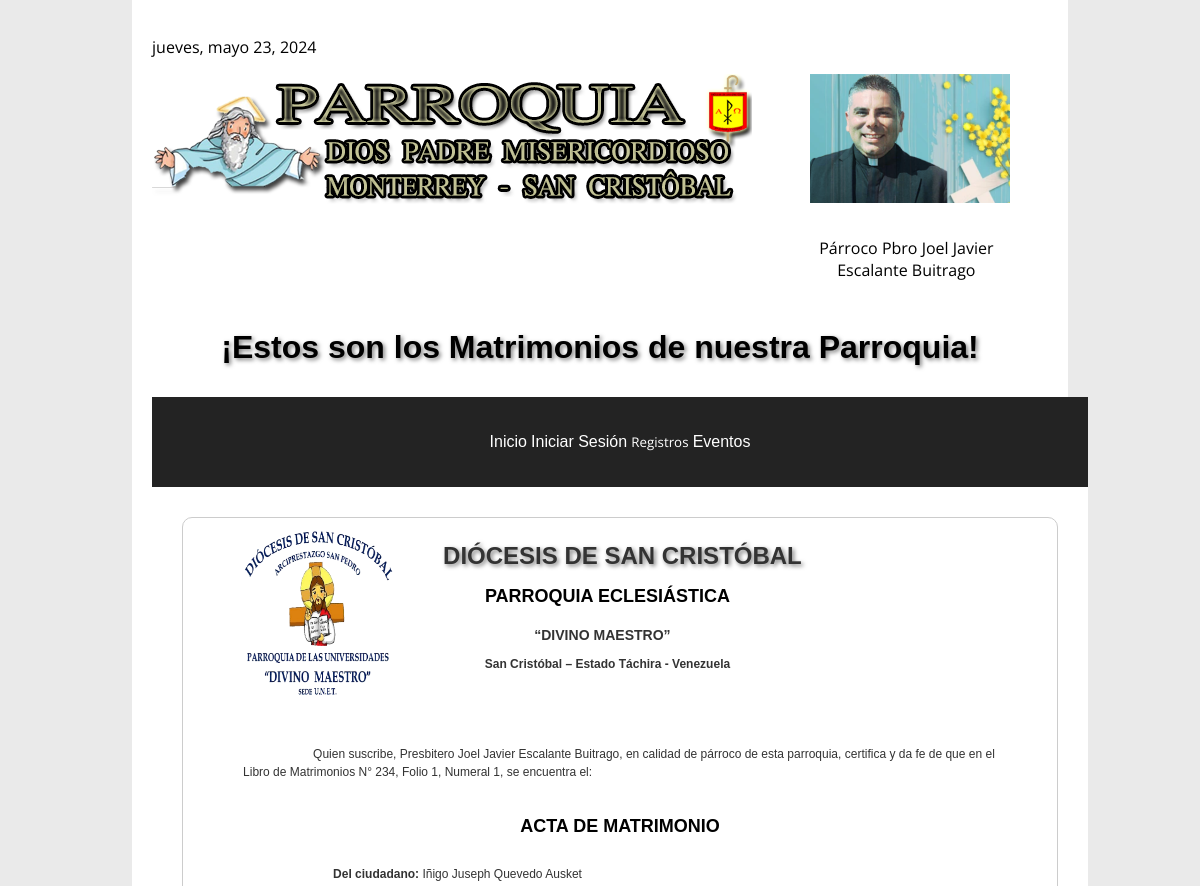
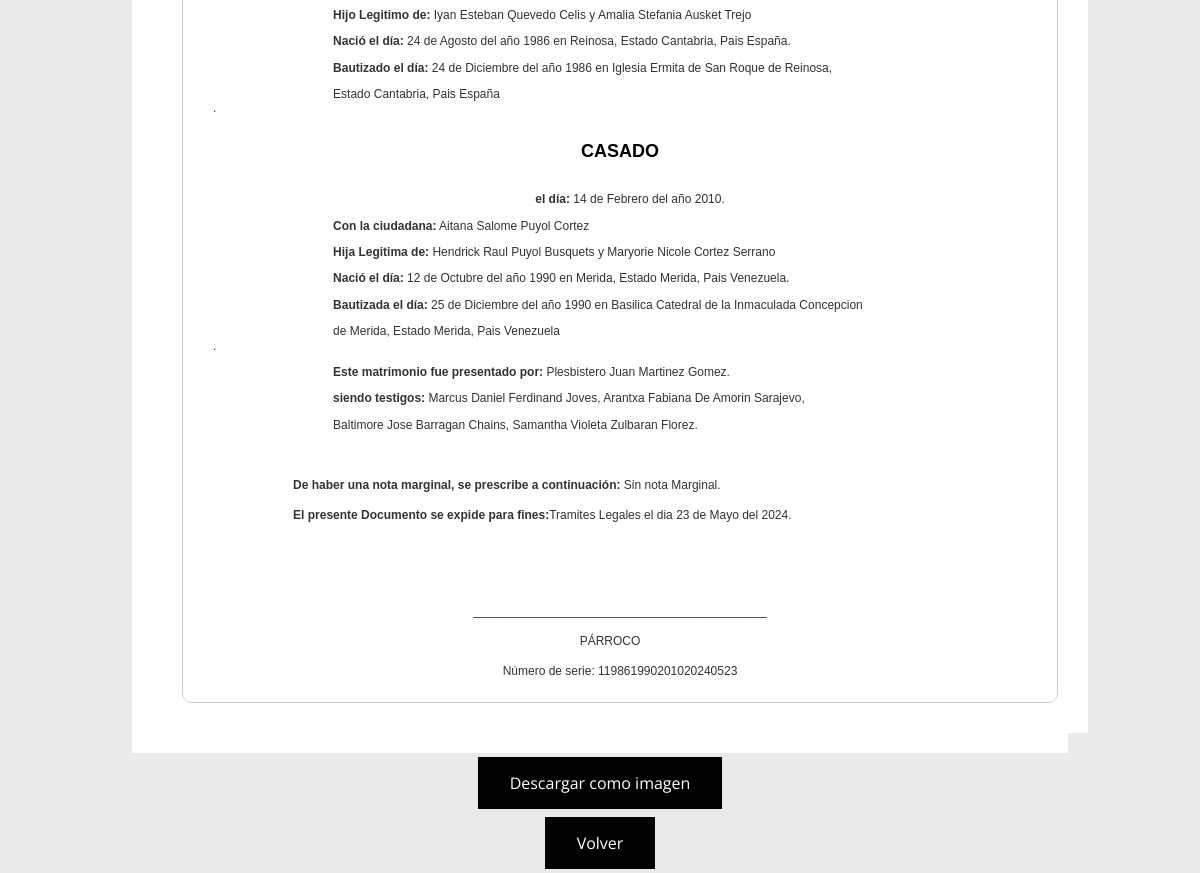
Page /documentoMatrimonio.php?id=1 (signed in) on the committed database (2 pictures, top to bottom).
### tables this page shows
CREATE TABLE "matrimonios" (
	"id"	INTEGER NOT NULL,
	"primer_nombre_esposo"	TEXT NOT NULL,
	"segundo_nombre_esposo"	TEXT,
	"primer_apellido_esposo"	TEXT NOT NULL,
	"segundo_apellido_esposo"	TEXT,
	"primer_nombre_papa_esposo"	TEXT,
	"segundo_nombre_papa_esposo"	TEXT,
	"primer_apellido_papa_esposo"	TEXT,
	"segundo_apellido_papa_esposo"	TEXT,
	"primer_nombre_mama_esposo"	TEXT,
	"segundo_nombre_mama_esposo"	TEXT,
	"primer_apellido_mama_esposo"	TEXT,
	"segundo_apellido_mama_esposo"	TEXT,
	"lugar_de_nacimiento_esposo"	TEXT NOT NULL,
	"estado_de_nacimiento_esposo"	TEXT NOT NULL,
	"pais_de_nacimiento_esposo"	TEXT NOT NULL,
	"dia_de_nacimiento_esposo"	TEXT NOT NULL,
	"mes_de_nacimiento_esposo"	TEXT NOT NULL,
	"ano_de_nacimiento_esposo"	INTEGER NOT NULL,
	"dia_de_bautizo_esposo"	TEXT NOT NULL,
	"mes_de_bautizo_esposo"	TEXT NOT NULL,
	"ano_de_bautizo_esposo"	INTEGER NOT NULL,
	"iglesia_de_bautizo_esposo"	TEXT NOT NULL,
	"lugar_de_bautizo_esposo"	TEXT NOT NULL,
	"estado_de_bautizo_esposo"	TEXT NOT NULL,
	"pais_de_bautizo_esposo"	TEXT NOT NULL,
	"dia_de_matrimonio"	TEXT NOT NULL,
	"mes_de_matrimonio"	TEXT NOT NULL,
	"ano_de_matrimonio"	INTEGER NOT NULL,
	"primer_nombre_esposa"	TEXT NOT NULL,
	"segundo_nombre_esposa"	TEXT,
	"primer_apellido_esposa"	TEXT NOT NULL,
	"segundo_apellido_esposa"	TEXT,
	"primer_nombre_papa_esposa"	TEXT,
	"segundo_nombre_papa_esposa"	TEXT,
	"primer_apellido_papa_esposa"	TEXT,
	"segundo_apellido_papa_esposa"	TEXT,
	"primer_nombre_mama_esposa"	TEXT,
	"segundo_nombre_mama_esposa"	TEXT,
	"primer_apellido_mama_esposa"	TEXT,
	"segundo_apellido_mama_esposa"	TEXT,
	"lugar_de_nacimiento_esposa"	TEXT NOT NULL,
	"estado_de_nacimiento_esposa"	TEXT NOT NULL,
	"pais_de_nacimiento_esposa"	TEXT NOT NULL,
	"dia_de_nacimiento_esposa"	TEXT NOT NULL,
	"mes_de_nacimiento_esposa"	TEXT NOT NULL,
	"ano_de_nacimiento_esposa"	INTEGER NOT NULL,
	"dia_de_bautizo_esposa"	TEXT NOT NULL,
	"mes_de_bautizo_esposa"	TEXT NOT NULL,
	"ano_de_bautizo_esposa"	INTEGER NOT NULL,
	"iglesia_de_bautizo_esposa"	TEXT NOT NULL,
	"lugar_de_bautizo_esposa"	TEXT NOT NULL,
	"estado_de_bautizo_esposa"	TEXT NOT NULL,
	"pais_de_bautizo_esposa"	TEXT NOT NULL,
	"primer_nombre_padrino_esposo"	TEXT,
	"segundo_nombre_padrino_esposo"	TEXT,
	"primer_apellido_padrino_esposo"	TEXT,
	"segundo_apellido_padrino_esposo"	TEXT,
	"primer_nombre_madrina_esposo"	TEXT,
	"segundo_nombre_madrina_esposo"	TEXT,
	"primer_apellido_madrina_esposo"	TEXT,
	"segundo_apellido_madrina_esposo"	TEXT,
	"primer_nombre_padrino_esposa"	TEXT,
	"segundo_nombre_padrino_esposa"	TEXT,
	"primer_apellido_padrino_esposa"	TEXT,
	"segundo_apellido_padrino_esposa"	TEXT,
	"primer_nombre_madrina_esposa"	TEXT,
	"segundo_nombre_madrina_esposa"	TEXT,
	"primer_apellido_madrina_esposa"	TEXT,
	"segundo_apellido_madrina_esposa"	TEXT,
	"primer_nombre_ministro"	TEXT NOT NULL,
	"segundo_nombre_ministro"	TEXT,
	"primer_apellido_ministro"	TEXT NOT NULL,
	"segundo_apellido_ministro"	TEXT,
	"numLibro_matrimonio"	INTEGER NOT NULL,
	"folio_matrimonio"	INTEGER NOT NULL,
	"numeral_matrimonio"	INTEGER NOT NULL,
	"notaMar_matrimonio"	TEXT,
	"finalidad"	TEXT,
	PRIMARY KEY("id")
);

### documentoMatrimonio.php (the view, shortened to what this page needs)
<!DOCTYPE html>
<html>
<head>
    <link rel="stylesheet" type="text/css" href="stylesRegistros.css">
</head>
<body>
    <div class="header">
        <p id="fecha"></p>
        <div class="input-row">
            <div class="input-group">
                <img class="lHead" src="LogoHeader.png" alt="Logo">
            </div>
            <div class="input-group">
                <img class="padre" src="ImagenPadre.png" alt="Imagen del Padre">
                <p style='text-align: center; margin-left: 120px;'>Párroco Pbro Joel Javier<br>Escalante Buitrago</p>
            </div>
        </div>
    <h1>¡Estos son los Matrimonios de nuestra Parroquia!</h1>
    <div class="menu-bar">
    <button id="cerrarSesion" onclick="window.location.href='indexRegistros.php'">Inicio</button>
    <?php
    if (isset($_SESSION['nombre_usuario'])) {
        echo '<button id="cerrarSesion" onclick="window.location.href=\'cerrarSesion.php\'">Cerrar Sesión</button>';
    } else {
        echo '<button id="cerrarSesion" onclick="window.location.href=\'iniciarSesion.php\'">Iniciar Sesión</button>';
    }
    ?>
    <div class="menu-registros">
        <button>Registros</button>
    </div>
    <button id="cerrarSesion" onclick="window.location.href='indexEventos.php'">Eventos</button>
        </div>
    <div class="container">
        <?php
        include("conexion2.php");
        function numeroAMes($mes) {
            $meses = array(
                '1', '01' => 'Enero',
                '2', '02' => 'Febrero',
                '3', '03' => 'Marzo',
                '4', '04' => 'Abril',
                '5', '05' => 'Mayo',
                '6', '06' => 'Junio',
                '7', '07' => 'Julio',
                '8', '08' => 'Agosto',
                '9', '09' => 'Septiembre',
                '10' => 'Octubre',
                '11' => 'Noviembre',
                '12' => 'Diciembre',
                'enero', 'Enero' => '1',
                'febrero', 'Febrero' => '2',
                'marzo', 'Marzo' => '3',
                'abril', 'Abril' => '4',
                'mayo', 'Mayo' => '5',
                'junio', 'Junio' => '6',
                'julio', 'Julio' => '7',
                'agosto', 'Agosto' => '8',
                'septiembre', 'Septiembre' => '9',
                'octubre', 'Octubre' => '10',
                'noviembre', 'Noviembre' => '11',
                'diciembre', 'Diciembre' => '12'
            );
            return $meses[$mes];
        }
        if (isset($_GET["id"])) {
            $id = $_GET["id"];
            $sql = "SELECT COUNT(*) FROM [matrimonios] WHERE [id] = $id";
            $count = $db->query($sql)->fetchColumn();
            if ($count > 0) {
                $sql = "SELECT * FROM [matrimonios] WHERE [id] = $id";
                $result = $db->query($sql);
                $row = $result->fetch(PDO::FETCH_ASSOC);
                    echo "<div class='certificado' align-items: center;'>";
                        echo "<div id='content-to-capture'>";
                            echo "<div style='display: flex; align-items: flex-start; margin-left: 50px;'>";
                                echo "<img id='logo' src='Logo.png' alt='Escudo' style='width: 150px; height: 175px; margin-right: 20px;'>";
                                echo "<div style='text-align: center; line-height: 0.2; margin-left: 20px;'>";
                                    echo "<h1 >DIÓCESIS DE SAN CRISTÓBAL</h1>";
                                    echo "<h2 style='margin-right: 30px;'>PARROQUIA ECLESIÁSTICA</h2>";
                                    echo "<h3 style='line-height:1.0; margin-right: 40px;'>“DIVINO MAESTRO”</h3>";
                                    echo "<h4 style='line-height:1.0; margin-right: 30px;'>San Cristóbal – Estado Táchira - Venezuela</h4>";
                                echo "</div>";
                            echo "</div>";
                        echo "</div>";
                            echo "<div style='text-align: left; line-height: 1.2; padding: 20px; text-indent: 120px'>";
                                echo "<p style='text-align: left; text-indent: 70px; margin-left: 20px; line-height: 1.5; padding: 10px;'>Quien suscribe, Presbitero Joel Javier Escalante Buitrago, en calidad de párroco de esta parroquia,
                                    certifica y da fe de que en el Libro de Matrimonios N°  </strong> " . $row["numLibro_matrimonio"]. ",  Folio " . $row["folio_matrimonio"]. ",  Numeral " . $row["numeral_matrimonio"]. ", se encuentra el: </p>";
                                echo "<h2 style='margin-right: 120px;'>ACTA DE MATRIMONIO <br></h2>";
                                echo "<p style='margin-left: 0px;'><strong>Del ciudadano:</strong> " . $row["primer_nombre_esposo"]. " " . $row["segundo_nombre_esposo"]. " " . $row["primer_apellido_esposo"]. " " . $row["segundo_apellido_esposo"]. "</p>";
                                echo "<p style='margin-left: 0px;'><strong>Hijo Legitimo de:</strong> " . $row["primer_nombre_papa_esposo"]. " " . $row["segundo_nombre_papa_esposo"]. " " . $row["primer_apellido_papa_esposo"]. " " . $row["segundo_apellido_papa_esposo"]. " y "
                                        . $row["primer_nombre_mama_esposo"]. " " . $row["segundo_nombre_mama_esposo"]. " " . $row["primer_apellido_mama_esposo"]. " " . $row["segundo_apellido_mama_esposo"]. "</p>";
                                echo "<p style='margin-left: 0px;'><strong>Nació el día:</strong> " . $row["dia_de_nacimiento_esposo"]. " de " . numeroAMes(trim($row["mes_de_nacimiento_esposo"])). " del año " . $row["ano_de_nacimiento_esposo"]. " en " . $row["lugar_de_nacimiento_esposo"]. ", Estado " . $row["estado_de_nacimiento_esposo"]. ", Pais " . $row["pais_de_nacimiento_esposo"]. ".</p>";
                                echo "<p style='margin-left: 0px;'><strong>Bautizado el día:</strong> " . $row["dia_de_bautizo_esposo"]. " de " . numeroAMes(trim($row["mes_de_bautizo_esposo"])). " del año " . $row["ano_de_bautizo_esposo"]. " en " . $row["iglesia_de_bautizo_esposo"]. " de " . $row["lugar_de_bautizo_esposo"]. ", <p style:'padding: 10px;'> Estado " . $row["estado_de_bautizo_esposo"]. ", Pais " . $row["pais_de_bautizo_esposo"]. "<br>". ".</p>";
                                echo "<h2 style='margin-right: 120px;'>CASADO <br></h2>";
                                echo "<p style='text-align: center; margin-right: 100px;'><strong>el día:</strong> " . $row["dia_de_matrimonio"]. " de " . numeroAMes(trim($row["mes_de_matrimonio"])). " del año " . $row["ano_de_matrimonio"]. ".</p>";
                                echo "<p style='margin-left: 0px;'><strong>Con la ciudadana:</strong> " . $row["primer_nombre_esposa"]. " " . $row["segundo_nombre_esposa"]. " " . $row["primer_apellido_esposa"]. " " . $row["segundo_apellido_esposa"]. "</p>";
                                echo "<p style='margin-left: 0px;'><strong>Hija Legitima de:</strong> " . $row["primer_nombre_papa_esposa"]. " " . $row["segundo_nombre_papa_esposa"]. " " . $row["primer_apellido_papa_esposa"]. " " . $row["segundo_apellido_papa_esposa"]. " y "
                                        . $row["primer_nombre_mama_esposa"]. " " . $row["segundo_nombre_mama_esposa"]. " " . $row["primer_apellido_mama_esposa"]. " " . $row["segundo_apellido_mama_esposa"]. "</p>";
                                echo "<p style='margin-left: 0px;'><strong>Nació el día:</strong> " . $row["dia_de_nacimiento_esposa"]. " de " . numeroAMes(trim($row["mes_de_nacimiento_esposa"])). " del año " . $row["ano_de_nacimiento_esposa"]. " en " . $row["lugar_de_nacimiento_esposa"]. ", Estado " . $row["estado_de_nacimiento_esposa"]. ", Pais " . $row["pais_de_nacimiento_esposa"]. ".</p>";
                                echo "<p style='margin-left: 0px;'><strong>Bautizada el día:</strong> " . $row["dia_de_bautizo_esposa"]. " de " . numeroAMes(trim($row["mes_de_bautizo_esposa"])). " del año " . $row["ano_de_bautizo_esposa"]. " en " . $row["iglesia_de_bautizo_esposa"]. "<p style:'padding: 10px;'> de " . $row["lugar_de_bautizo_esposa"]. ", Estado " . $row["estado_de_bautizo_esposa"]. ", Pais " . $row["pais_de_bautizo_esposa"]. "<br>". ".</p>";
                                echo "<p style='margin-left: 0px;'><strong>Este matrimonio fue presentado por: </strong> " . $row["primer_nombre_ministro"]. " " . $row["segundo_nombre_ministro"]. " " . $row["primer_apellido_ministro"]. " " . $row["segundo_apellido_ministro"]. ".</p>";
                                echo "<p style='margin-left: 0px;'><strong>siendo testigos:</strong> " . $row["primer_nombre_padrino_esposo"]. " " . $row["segundo_nombre_padrino_esposo"]. " " . $row["primer_apellido_padrino_esposo"]. " " . $row["segundo_apellido_padrino_esposo"]. ", " . $row["primer_nombre_madrina_esposo"]. " " . $row["segundo_nombre_madrina_esposo"]. " " . $row["primer_apellido_madrina_esposo"]. " " . $row["segundo_apellido_madrina_esposo"]. ", <p style:'padding: 10px;'>"
                                    . $row["primer_nombre_padrino_esposa"]. " " . $row["segundo_nombre_padrino_esposa"]. " " . $row["primer_apellido_padrino_esposa"]. " " . $row["segundo_apellido_padrino_esposa"]. ", " . $row["primer_nombre_madrina_esposa"]. " " . $row["segundo_nombre_madrina_esposa"]. " " . $row["primer_apellido_madrina_esposa"]. " " . $row["segundo_apellido_madrina_esposa"]. ".</p>";
                            echo "</div>";
                            echo "<div id ='fecha_motivo' style='text-align: left; text-indent: 100px'>";
                                echo "<p><strong>De haber una nota marginal, se prescribe a continuación:</strong> " . (!empty($row["notaMar_matrimonio"]) ? $row["notaMar_matrimonio"] : "Sin nota marginal") . ".</p>";
                                    $fecha_formateada = date("d") . " de " . numeroAMes(date("m")) . " del " . date("Y");
                                echo "<p><strong>El presente Documento se expide para fines:</strong>" . (!empty($row["finalidad"]) ? $row["finalidad"] : "Sin Finalidad") ." el dia " . $fecha_formateada . ".</p>";
                            echo "</div>";
                            echo "<div style='text-align: left;'>";
                                echo "<br><br><br>";
                                echo "<p style='text-align: center;'>____________________________________________</p>";
                                echo "<p style='text-align: center; margin-right: 20px;'>PÁRROCO</p>";
                                    $serial = $row["id"] . $row["ano_de_nacimiento_esposo"] . $row["ano_de_bautizo_esposa"] . $row["ano_de_matrimonio"] . date("Ymd");
                                echo "<p style='text-align: center;'>Número de serie: " . $serial . "</p>";
                                echo "</div>";
                        echo "</div>";
                    echo "</div>";
                echo "</div>";
                        echo "<button id='download' class='button' style='display: none;'>Descargar como imagen</button>";
                    } else {
                        echo "No se encontraron resultados para el ID proporcionado.";
                    }
        }
        ?>
    <a href="indexMatrimonio.php"><button class="button">Volver</button></a>
</body>
</html>

### stylesRegistros.css (style rules this page uses)
body { font-family: 'Open Sans', serif; font-size: 16px; background-color: #EAEAEA; display: flex; flex-direction: column; justify-content: center; align-items: center; min-height: 100vh; margin: 0; padding: 0; box-sizing: border-box; }
.header { background-color: #ffffff; width: 935.85px; padding: 20px; box-sizing: border-box; }
img.lHead { width: 600px; height: 132px; margin: 0px 0px 0px 0px; }
img.padre { width: 200px; height: 129.34px; margin: 0px 0px 18px 165px; }
img.padre { width: 200px; height: 129.34px; }
.menu-bar { background-color: #232323; width: 935.85px; height: 89.6px; padding: 0; color: #ffffff; text-align: center; }
.container { background-color: #ffffff; width: 935.85px; padding: 20px; box-sizing: border-box; }
.header, .menu-bar, .container { display: block; width: 935.85px; }
h1 { background-color: rgba(255, 255, 255, 0.5); padding: 10px; border-radius: 10px; text-shadow: 2px 2px 4px rgba(0, 0, 0, 0.5); font-family: 'Arial', sans-serif; text-align: center; }
.certificado { font-family: Arial, sans-serif; font-size: 12px; color: #333; line-height: 1.5; margin: 10px; padding: 10px; background-color: #ffffff; border: 1px solid #ccc; border-radius: 10px; }
.button { font-family: 'Open Sans', sans-serif; background-color: #000000; border: none; color: white; padding: 15px 32px; text-align: center; text-decoration: none; display: inline-block; font-size: 16px; margin: 4px 2px; cursor: pointer; transition: background-color 0.5s; }
h2 { color: #000000; margin-bottom: 20px; padding: 10px; border-radius: 10px; text-align: center; }
.menu-registros { position: relative; display: inline-block; }
button#cerrarSesion { border: none; color: white; text-align: center; text-decoration: none; display: inline-block; font-size: 16px; margin: 4px 2px; cursor: pointer; height: 89.6px; margin: 0; padding: 0; background-color: #232323; }
div.menu-registros > button { font-family: 'Open Sans', sans-serif; border: none; cursor: pointer; text-align: left; height: 89.6px; margin: 0; padding: 0; background-color: #232323; color: white; position: relative; }
.input-row { display: flex; justify-content: space-between; }
.input-group { display: flex; flex-direction: column; width: 45%; }

### rows in the picture
matrimonios: numLibro_matrimonio "234", folio_matrimonio "1", numeral_matrimonio "1", primer_nombre_esposo "Iñigo", segundo_nombre_esposo "Juseph", primer_apellido_esposo "Quevedo", segundo_apellido_esposo "Ausket", primer_nombre_papa_esposo "Iyan", segundo_nombre_papa_esposo "Esteban", primer_apellido_papa_esposo "Quevedo", segundo_apellido_papa_esposo "Celis", primer_nombre_mama_esposo "Amalia", segundo_nombre_mama_esposo "Stefania", primer_apellido_mama_esposo "Ausket", segundo_apellido_mama_esposo "Trejo", dia_de_nacimiento_esposo "24", mes_de_nacimiento_esposo "Agosto", ano_de_nacimiento_esposo "1986", lugar_de_nacimiento_esposo "Reinosa", estado_de_nacimiento_esposo "Cantabria", pais_de_nacimiento_esposo "España", dia_de_bautizo_esposo "24", mes_de_bautizo_esposo "Diciembre", ano_de_bautizo_esposo "1986", iglesia_de_bautizo_esposo "Iglesia Ermita de San Roque", lugar_de_bautizo_esposo "Reinosa", estado_de_bautizo_esposo "Cantabria", pais_de_bautizo_esposo "España", dia_de_matrimonio "14", mes_de_matrimonio "Febrero", ano_de_matrimonio "2010", primer_nombre_esposa "Aitana", segundo_nombre_esposa "Salome", primer_apellido_esposa "Puyol", segundo_apellido_esposa "Cortez", primer_nombre_papa_esposa "Hendrick", segundo_nombre_papa_esposa "Raul", primer_apellido_papa_esposa "Puyol", segundo_apellido_papa_esposa "Busquets", primer_nombre_mama_esposa "Maryorie", segundo_nombre_mama_esposa "Nicole", primer_apellido_mama_esposa "Cortez", segundo_apellido_mama_esposa "Serrano", dia_de_nacimiento_esposa "12", mes_de_nacimiento_esposa "Octubre", ano_de_nacimiento_esposa "1990", lugar_de_nacimiento_esposa "Merida", estado_de_nacimiento_esposa "Merida", pais_de_nacimiento_esposa "Venezuela", dia_de_bautizo_esposa "25", mes_de_bautizo_esposa "Diciembre", ano_de_bautizo_esposa "1990", iglesia_de_bautizo_esposa "Basilica Catedral de la Inmaculada Concepcion", lugar_de_bautizo_esposa "Merida", estado_de_bautizo_esposa "Merida", pais_de_bautizo_esposa "Venezuela", primer_nombre_ministro "Plesbistero", segundo_nombre_ministro "Juan", primer_apellido_ministro "Martinez", segundo_apellido_ministro "Gomez", primer_nombre_padrino_esposo "Marcus", segundo_nombre_padrino_esposo "Daniel", primer_apellido_padrino_esposo "Ferdinand", segundo_apellido_padrino_esposo "Joves", primer_nombre_madrina_esposo "Arantxa", segundo_nombre_madrina_esposo "Fabiana", primer_apellido_madrina_esposo "De Amorin", segundo_apellido_madrina_esposo "Sarajevo", primer_nombre_padrino_esposa "Baltimore", segundo_nombre_padrino_esposa "Jose", primer_apellido_padrino_esposa "Barragan", segundo_apellido_padrino_esposa "Chains", primer_nombre_madrina_esposa "Samantha", segundo_nombre_madrina_esposa "Violeta", primer_apellido_madrina_esposa "Zulbaran", segundo_apellido_madrina_esposa "Florez", notaMar_matrimonio "Sin nota Marginal", finalidad "Tramites Legales"

### other values in the picture
$fecha_formateada "23 de Mayo del 2024"
